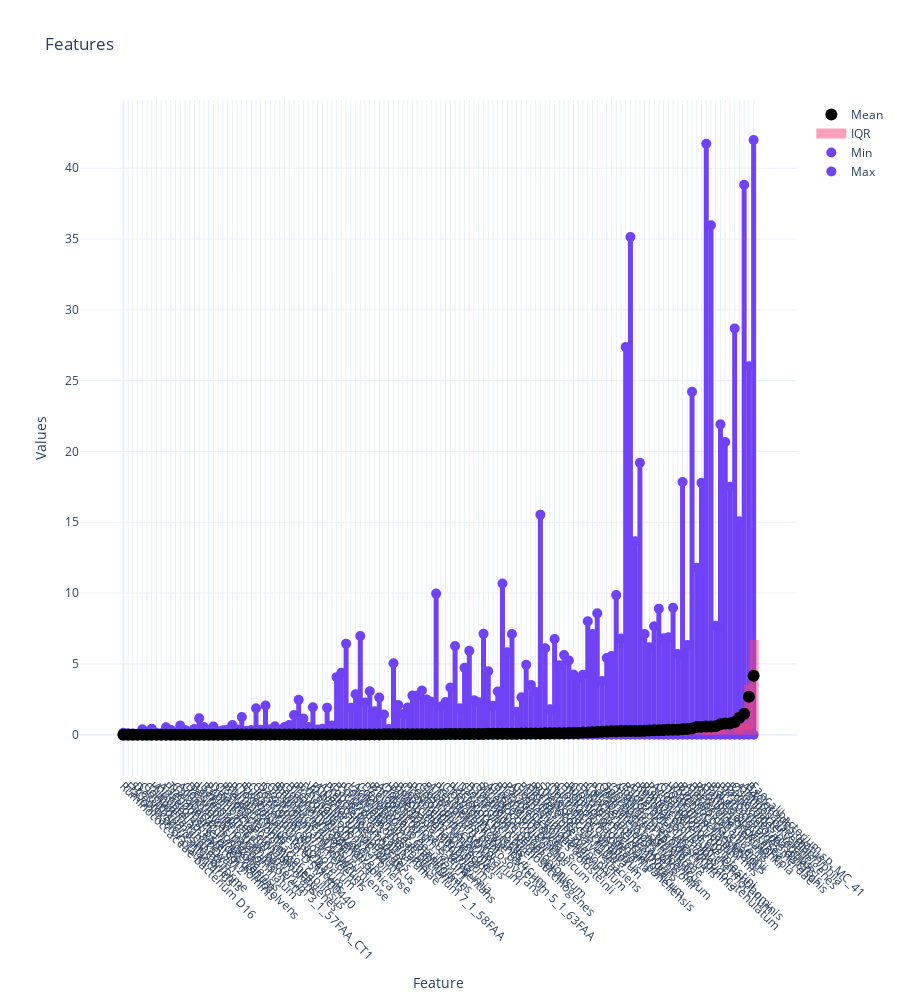

Notebook cell for this chart:
### Code cell
plot_feature_spans(bacteria)
